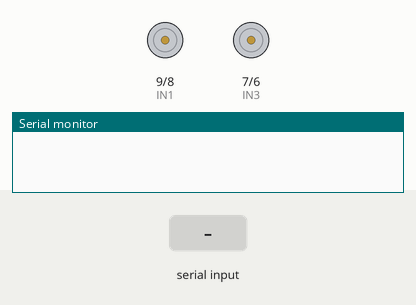
Simulated run of this sketch. Board: Arduino Uno, built with avr-gcc and run on an emulated ATmega328P. Parts: motor-driver pin pairs drawn as motors (green arrow = first pin HIGH = forward, orange = second pin HIGH = backward, longer = more drive, scaled by the enable pin), the last lines printed to the serial monitor. Inputs (shaded band) come from the test bench.

Above: at 1.2 s.
1.3 s: "90,45\n" received over Serial
At 2.0 s:
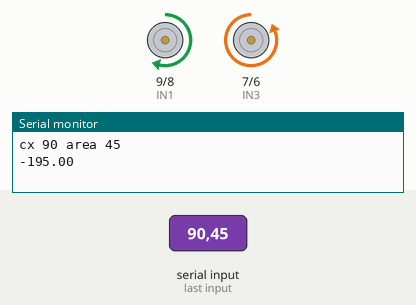
4.3 s: "30,150\n" received over Serial
At 5.6 s:
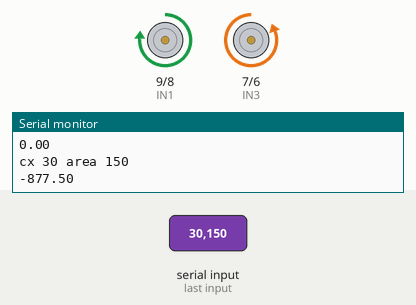
7.3 s: "1,90\n" received over Serial
At 9.7 s:
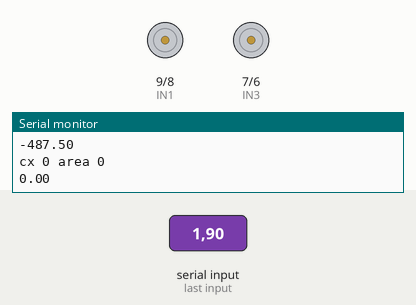
Timing chart, 0 to 11.2 s (numbered marks = the images above; inputs shaded):
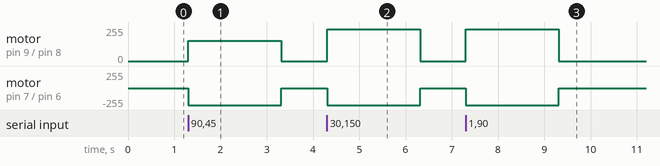

The sketch:

raspb_2.ino
```cpp
const int IN1 = 9;
const int IN2 = 8;
const int IN3 = 7;
const int IN4 = 6;
const int ENA = 11;
const int ENB = 10;

float dt, prev_time, prev_err, err, curr_time, sum;
float k_p = 0.15;
float k_i = 0.00;
float k_d = 0;
float setpoint = 160;
int areathresh = 15;
unsigned long timeold;

float dt_a, prev_time_a, prev_err_a, err_a, curr_time_a, sum_a;
float k_p_a = 6.5;
float k_i_a = 0.00;
float k_d_a = 0;
float setpoint_a = areathresh;

int cx = 160;
int area = areathresh;
int cxold = 160;
int speed = 0;

void setup()
{
  Serial.begin(9600);
  pinMode(IN1, OUTPUT);
  pinMode(IN2, OUTPUT);
  pinMode(IN3, OUTPUT);
  pinMode(IN4, OUTPUT);
}

void loop()
{
  if (millis() - timeold >= 10)
  {
    if (Serial.available() > 0)
    {
      cx = Serial.parseInt();
      area = Serial.parseInt();
      Serial.print("cx ");
      Serial.print(cx);
      Serial.print(" area ");
      Serial.println(area);

      if (area == 0 || cx < 1)
      {
        area = areathresh;
        cx = 160;
      }
      float pid = PID(cx);
      float pid_a = PID_a(area);

      if (pid_a > 0)
        FORWARD(min(90 + pid_a - pid, 255), min(99 + pid_a + pid, 255));
      else if (pid_a < 0)
        BACKWARD(min(90 + pid_a, 255), min(99 + pid_a, 255));
      else
        Stop();
      Serial.println(pid_a);
      cxold = cx;
      timeold = millis();
    }
    else
    {
      Stop();
    }
  }
}

float PID(float input)
{
  curr_time = millis();
  dt = millis() - prev_time;

  err = setpoint - input;
  sum += err * dt;
  if (abs(sum) > 10000)
    sum = 0;
  float u = k_p * err + k_i * sum + k_d * (err - prev_err) / dt;
  prev_err = err;
  prev_time = curr_time;
  return u;
}

float PID_a(float input)
{
  curr_time_a = millis();
  dt_a = millis() - prev_time_a;

  err_a = setpoint_a - input;
  sum_a += err_a * dt_a;
  if (abs(sum_a) > 10000)
    sum_a = 0;
  float u = k_p_a * err_a + k_i_a * sum_a + k_d_a * (err_a - prev_err_a) / dt_a;
  prev_err_a = err_a;
  prev_time_a = curr_time_a;
  return u;
}

void FORWARD(int Speed1, int Speed2)
{

  digitalWrite(IN1, LOW);
  digitalWrite(IN2, HIGH);
  digitalWrite(IN3, HIGH);
  digitalWrite(IN4, LOW);
  analogWrite(ENA, Speed1);
  analogWrite(ENB, Speed2);
}
void BACKWARD(int Speed1, int Speed2)
{
  digitalWrite(IN1, HIGH);
  digitalWrite(IN2, LOW);
  digitalWrite(IN3, LOW);
  digitalWrite(IN4, HIGH);
  analogWrite(ENA, Speed1);
  analogWrite(ENB, Speed2);
}

void Stop()
{
  analogWrite(ENA, 0);
  analogWrite(ENB, 0);
}
```

Measured:
- after the input at 1.3 s, motor on pin 9 (IN1) / pin 8 (IN2): stopped → forward 151/255 at once, → stopped 2.0 s later; motor on pin 7 (IN3) / pin 6 (IN4): stopped → backward 255/255 at once, → stopped 2.0 s later
- after the input at 4.3 s, motor on pin 9 (IN1) / pin 8 (IN2): stopped → forward 237/255 at once, → stopped 2.0 s later; motor on pin 7 (IN3) / pin 6 (IN4): stopped → backward 255/255 at once, → stopped 2.0 s later
- after the input at 7.3 s, motor on pin 9 (IN1) / pin 8 (IN2): stopped → forward 237/255 at once, → stopped 2.0 s later; motor on pin 7 (IN3) / pin 6 (IN4): stopped → backward 255/255 at once, → stopped 2.0 s later
